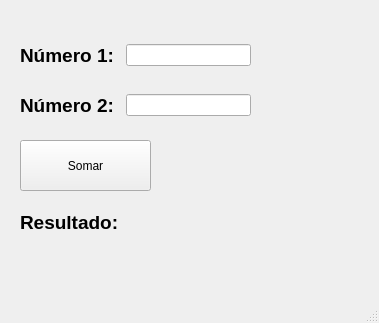
<?xml version="1.0" encoding="UTF-8"?>
<ui version="4.0">
 <class>MainWindow</class>
 <widget class="QMainWindow" name="MainWindow">
  <property name="geometry">
   <rect>
    <x>0</x>
    <y>0</y>
    <width>379</width>
    <height>323</height>
   </rect>
  </property>
  <property name="windowTitle">
   <string>Somar</string>
  </property>
  <property name="windowIcon">
   <iconset>
    <normaloff>icone.ico</normaloff>icone.ico</iconset>
  </property>
  <widget class="QWidget" name="centralwidget">
   <widget class="QLabel" name="lbl_resultado">
    <property name="geometry">
     <rect>
      <x>20</x>
      <y>210</y>
      <width>231</width>
      <height>26</height>
     </rect>
    </property>
    <property name="styleSheet">
     <string notr="true">font: 700 18pt &quot;Sitka Banner&quot;;</string>
    </property>
    <property name="text">
     <string>&lt;html&gt;&lt;head/&gt;&lt;body&gt;&lt;p&gt;&lt;span style=&quot; font-size:14pt; font-weight:700;&quot;&gt;Resultado: &lt;/span&gt;&lt;/p&gt;&lt;/body&gt;&lt;/html&gt;</string>
    </property>
   </widget>
   <widget class="QPushButton" name="btn_somar">
    <property name="geometry">
     <rect>
      <x>20</x>
      <y>140</y>
      <width>131</width>
      <height>51</height>
     </rect>
    </property>
    <property name="text">
     <string>Somar</string>
    </property>
   </widget>
   <widget class="QWidget" name="horizontalLayoutWidget">
    <property name="geometry">
     <rect>
      <x>20</x>
      <y>30</y>
      <width>231</width>
      <height>51</height>
     </rect>
    </property>
    <layout class="QHBoxLayout" name="horizontalLayout">
     <item>
      <widget class="QLabel" name="lbl_num1">
       <property name="text">
        <string>&lt;html&gt;&lt;head/&gt;&lt;body&gt;&lt;p&gt;&lt;span style=&quot; font-size:14pt; font-weight:700;&quot;&gt;Número 1: &lt;/span&gt;&lt;/p&gt;&lt;/body&gt;&lt;/html&gt;</string>
       </property>
      </widget>
     </item>
     <item>
      <widget class="QLineEdit" name="txt_num1"/>
     </item>
    </layout>
   </widget>
   <widget class="QWidget" name="horizontalLayoutWidget_2">
    <property name="geometry">
     <rect>
      <x>20</x>
      <y>80</y>
      <width>231</width>
      <height>51</height>
     </rect>
    </property>
    <layout class="QHBoxLayout" name="horizontalLayout_2">
     <item>
      <widget class="QLabel" name="lbl_num2">
       <property name="text">
        <string>&lt;html&gt;&lt;head/&gt;&lt;body&gt;&lt;p&gt;&lt;span style=&quot; font-size:14pt; font-weight:700;&quot;&gt;Número 2: &lt;/span&gt;&lt;/p&gt;&lt;/body&gt;&lt;/html&gt;</string>
       </property>
      </widget>
     </item>
     <item>
      <widget class="QLineEdit" name="txt_num2"/>
     </item>
    </layout>
   </widget>
  </widget>
  <widget class="QMenuBar" name="menubar">
   <property name="geometry">
    <rect>
     <x>0</x>
     <y>0</y>
     <width>379</width>
     <height>22</height>
    </rect>
   </property>
  </widget>
  <widget class="QStatusBar" name="statusbar"/>
 </widget>
 <resources/>
 <connections/>
</ui>
